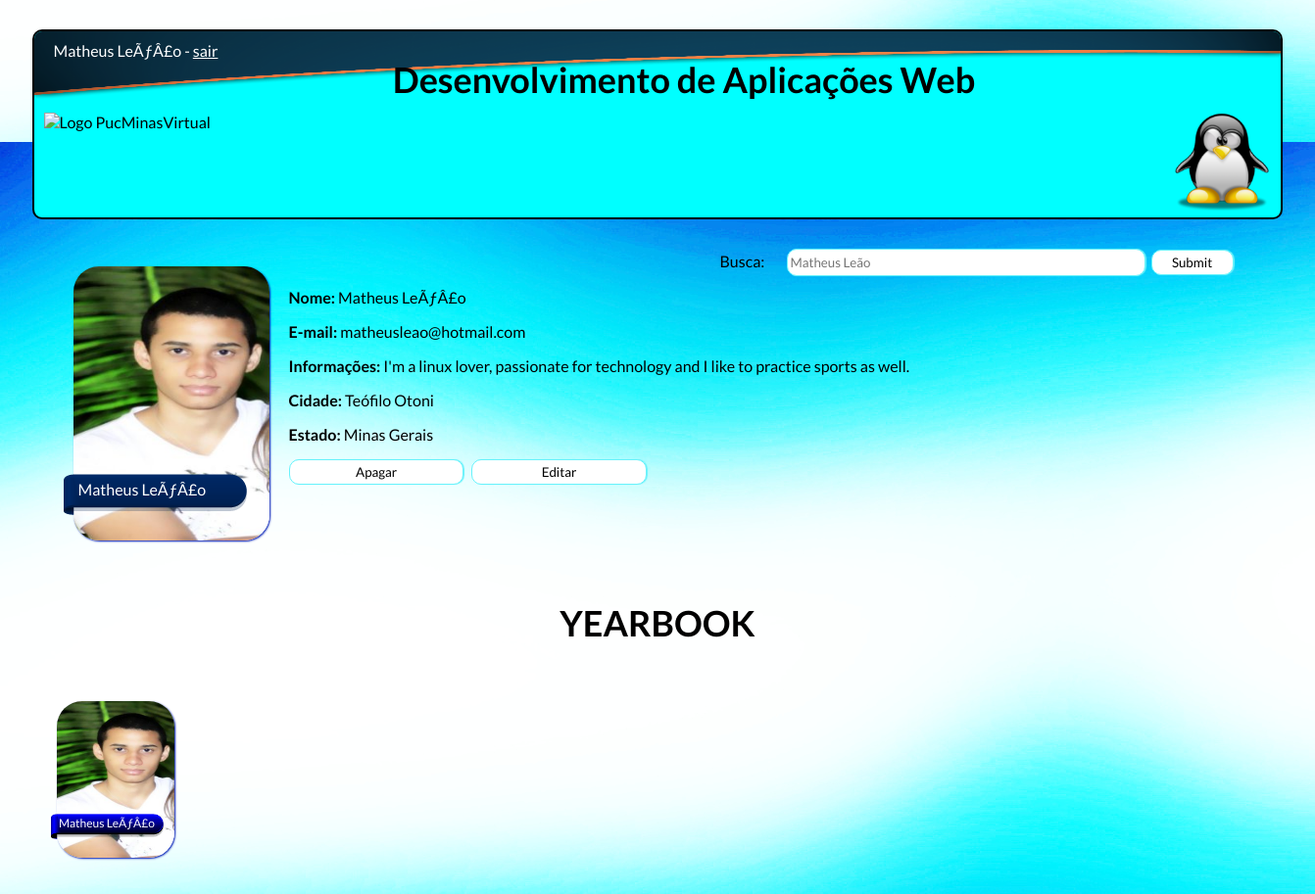
Screenshot of /index2.php (signed in) with the database file from the repository.
### tables this page shows
CREATE TABLE IF NOT EXISTS `participantes` (
  `login` varchar(50) NOT NULL,
  `senha` varchar(50) NOT NULL,
  `nomeCompleto` varchar(50) NOT NULL,
  `arquivoFoto` varchar(50) NOT NULL,
  `cidade` varchar(50) NOT NULL,
  `email` varchar(50) NOT NULL,
  `descricao` text NOT NULL
);

### index2.php (the view, shortened to what this page needs)
<!DOCTYPE html>
<html>
<head>
<link rel="stylesheet" href="style.css" />
</head>
<body>
<header>
<p id="pr"> <?php echo utf8_decode($_SESSION['nomeCompleto']);?> - <a id="sair" href="logout.php" >sair</a></p>
<a href="index2.php"><img id="bg" src="img/header.png" alt="Logo PucMinasVirtual" />
<img id="left" src="img/puc.png" alt="Logo PucMinasVirtual" />
<img id="right" src="img/Linux.png" alt="Logo PucMinasVirtual" />
<h1>Desenvolvimento de Aplicações Web</h1>
</a>
</header>
<div id="divtopo">
<div id="busca">
<form method="post" action="index2.php" >
<label for="filtro">Busca:</label>
<input type="text" name="filtro" id="buscaField" placeholder="Matheus Leão" required="required" />
<input type="submit" name="send" id="send" placeholder="Enviar"  />
</form>
</div>
<?php
try{
	 $conexao = conn_mysql();
		$loginUser = utf8_encode($_SESSION['loginUser']);
		$SQLSelect = 'SELECT * FROM participantes WHERE login=?';
		$operacao = $conexao->prepare($SQLSelect);
		$pesquisar = $operacao->execute(array($loginUser));
		$resultados = $operacao->fetchAll();
		if (count($resultados)>0){
			foreach($resultados as $contatosEncontrados){
echo "<a class='app2' href='#'>
	      <figure>
         <img id='imgUser' src='./".utf8_decode($contatosEncontrados['arquivoFoto'])."'/>
         <figcaption>".utf8_decode($contatosEncontrados['nomeCompleto'])."</figcaption>
       </figure>
      </a>";
echo "<div id='dados_pessoais'>
		  <p><strong>Nome:</strong> ".utf8_decode($contatosEncontrados['nomeCompleto'])."</p>
   		<p><strong>E-mail:</strong> ".utf8_decode($contatosEncontrados['email'])."</p>
   		<p><strong>Informações:</strong> ".utf8_decode($contatosEncontrados['descricao'])."</p>
	   	<p><strong>Cidade:</strong> Teófilo Otoni</p>
	   	<p><strong>Estado:</strong> Minas Gerais</p>
   </div>";
   	if(empty($_GET['verPerfil'])){
				echo "&nbsp;&nbsp;&nbsp;&nbsp;&nbsp;&nbsp;<a href='./apagarContato.php?login=".htmlspecialchars($contatosEncontrados['email'])."'><button type=\button\ class='send' >Apagar</button></a>";
				echo "&nbsp;&nbsp;<a href='./editarPerfil.php?contato=".htmlspecialchars(@$contatosEncontrados['nomeContato'])."'><button type=\button\ class='send' >Editar</button></a></td></tr>";
			}
			}
		}
		else{
			echo'<div class="starter-template">';
			echo"\n<h3 class=\sub-header\>Dados não encontrados.</h3>";
			echo'</div>';
		}
	}
	catch (PDOException $e)
	{
    echo "Erro!: " . $e->getMessage() . "<br>";
    die();
	}
?>
</div>
<h2>YEARBOOK</h2>
<section>
<?php
try{
	$conexao = conn_mysql();
		$SQLSelect = 'SELECT login, nomeCompleto, arquivoFoto FROM participantes';
		$operacao = $conexao->prepare($SQLSelect);
		if(!empty($_POST['filtro'])){
			$pesquisar = $operacao->execute(array($nomeBusca));
		}
		else
				$pesquisar = $operacao->execute();
		$resultados = $operacao->fetchAll();
		if (count($resultados)>0){
			foreach($resultados as $contatosEncontrados){
	echo "<a class='app' href='./index2.php?verPerfil=".htmlspecialchars($contatosEncontrados['login'])."'>
     <figure>
       <img src='./".utf8_decode($contatosEncontrados['arquivoFoto'])."' alt='".utf8_decode($contatosEncontrados['nomeCompleto'])."' />
      <figcaption>".utf8_decode($contatosEncontrados['nomeCompleto'])."</figcaption>
     </figure>
    <div class='appear'>
	    <img id='lupa' src='img/lupa.png' alt='' />
    </div>
    </a>";
		}
	}
		else{
			echo"\n<h3>Nenhum participante com este nome.</h3>";
		}
	}
	catch (PDOException $e)
	{
    echo "Erro!: " . $e->getMessage() . "<br>";
    die();
	}
?>
</section>
</body>
</html>

### style.css (style rules this page uses)
* { text-decoration:none; font-family: 'Lato', sans-serif; }
#pr > #sair { color: #FFF; text-decoration: underline; }
#pr { position: absolute; color: white; margin: 10px 0 0 20px; }
body { background-image: url('./img/bg.jpg'); background-attachment: fixed; background-position: 100% 100%; transition: all 2.5s linear; }
#divtopo { overflow:hidden; width:96%; height:330px; margin:30px auto; border-radius:10px; }
header { overflow:hidden; width:96%; height:190px; margin:30px auto; border:solid 2px #000; border-radius:10px; background-color:#00FFFF; }
#bg { margin-top:-30px; width:100%; height:100px; }
#left { width:100px; height:100px; margin-top: 10px; margin-left:10px; }
#right { width:100px; height:100px; margin-top: 10px; margin-right:10px; position:relative; float:right; }
header h1 { text-align:center; margin-top:-75px; margin-left:54px; color:#000; font-size:36px; }
h2 { text-align:center; padding: 0 10px; color:#000; font-size:36px; }
section { margin-left: 30px; margin-top: -50px; }
.app2 > figure { display:block; width:200px; height:280px; margin: -50px 20px 10px 20px; float:left; }
.app2 > figure > img { display:block; width:200px; height:280px; margin:68px 20px 10px 20px; float:left; }
.app2 > figure figcaption { background-image: url('./img/img_menu1.png'); background-repeat: no-repeat; color: white; width: 100%; height: 80px; position:relative; margin: 280px 0 0 10px; padding: 6px 0 0 15px; text-align: left; font-size:16px; transition: all 0.2s linear; }
figure { display:block; width:120px; height:160px; margin:68px 20px 10px 20px; float:left; }
a { color:#000; }
figure figcaption { background-image: url('./img/img_menu2.png'); background-repeat: no-repeat; color: white; width: 100%; height: 80px; position:relative; margin: 125px 0 0 -6px; padding: 2px 0 0 8px; text-align: left; font-size:12px; transition: all 0.2s linear; }
figure img { width:120px; height:160px; position:absolute; margin-top:10px; box-shadow:1px 1px 2px #001BB5; border-radius:26px; transition: all 0.2s linear; }
#dados_pessoais { position: relative; margin: 40px 0 0 260px; }
#busca { position: absolute; margin: 0 0 0 700px; width: 600px; height: 200px; }
#busca input[type="text"] { margin: 0px 0 0 20px; width: 60%; height: 24px; background-color: #FFF; border: solid 1px #69F2FB; border-radius: 10px 10px 10px 10px; box-shadow: 1px 0 1px #69F2FB; }
.send { margin: 0px 0 0 2px; width: 14%; height: 26px; background-color: #FFF; border: solid 1px #69F2FB; border-radius: 10px 10px 10px 10px; box-shadow: 1px 0 1px #69F2FB; cursor: pointer; }
input[type="submit"] { margin: 0px 0 0 2px; width: 14%; height: 26px; background-color: #FFF; border: solid 1px #69F2FB; border-radius: 10px 10px 10px 10px; box-shadow: 1px 0 1px #69F2FB; cursor: pointer; }

### rows the page displays
participantes: arquivoFoto (picture), nomeCompleto "Matheus LeÃƒÂ£o", email "matheusleao@hotmail.com", descricao "I'm a linux lover, passionate for technology and I like to practice sports as well."

### other values shown
utf8_decode($_SESSION['nomeCompleto']) "Matheus LeÃƒÂ£o"
